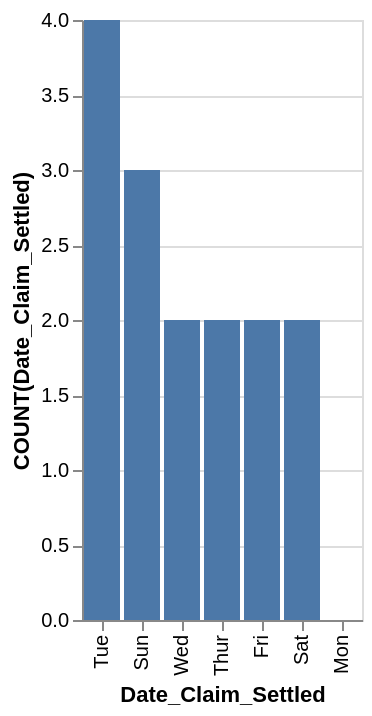

This figure's Vega-Lite source:
### Vega-Lite specification from a JSON file in a GitHub repository (floating-point values rounded to 4 significant figures)
{"data": {"values": [{"x_data": "Mon", "y_data": 0}, {"x_data": "Tue", "y_data": 4}, {"x_data": "Wed", "y_data": 2}, {"x_data": "Thur", "y_data": 2}, {"x_data": "Fri", "y_data": 2}, {"x_data": "Sat", "y_data": 2}, {"x_data": "Sun", "y_data": 3}]}, "mark": "bar", "encoding": {"x": {"field": "x_data", "type": "nominal", "title": "Date_Claim_Settled", "sort": {"op": "sum", "field": "y_data", "order": "descending"}}, "y": {"field": "y_data", "type": "quantitative", "title": "COUNT(Date_Claim_Settled)"}}}
